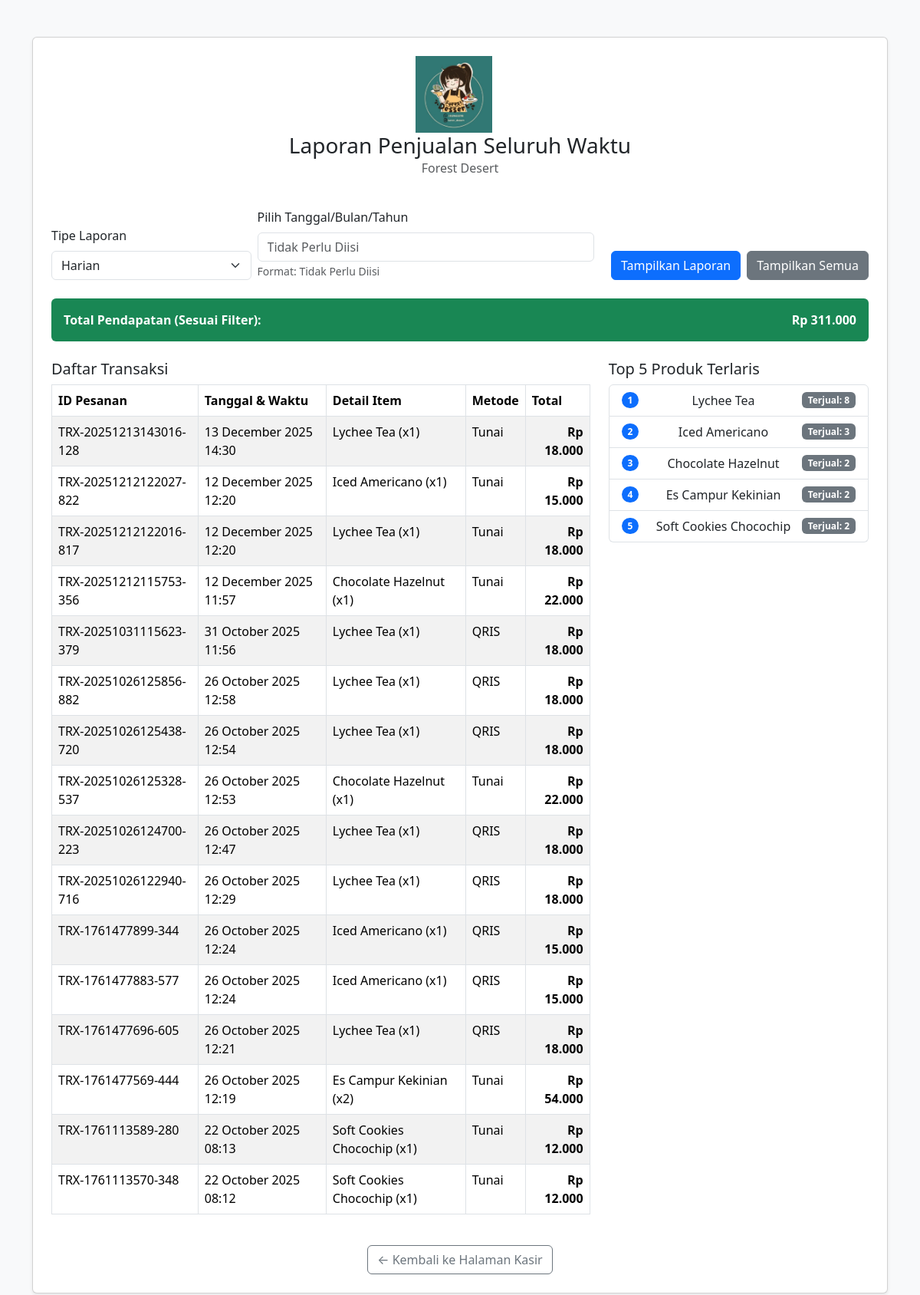
The page /laporan.php?filter_type=Semua (signed in) on the database its author committed.
### tables this page shows
CREATE TABLE `transaksi` (
  `id` int(11) NOT NULL,
  `order_id` varchar(50) NOT NULL,
  `tanggal` datetime NOT NULL,
  `total` decimal(10,2) NOT NULL,
  `metode_pembayaran` varchar(20) DEFAULT NULL,
  `jumlah_bayar` decimal(12,2) DEFAULT NULL,
  `kembalian` decimal(12,2) DEFAULT NULL
);

CREATE TABLE `transaksi_items` (
  `id` int(11) NOT NULL,
  `transaksi_id` int(11) NOT NULL,
  `item_id_menu` varchar(20) NOT NULL,
  `item_name` varchar(100) NOT NULL,
  `item_price` decimal(10,2) NOT NULL,
  `qty` int(11) NOT NULL
);

### laporan.php (the view, shortened to what this page needs)
<?php
include 'koneksi.php';
$filter_type = $_GET['filter_type'] ?? 'Harian';
$filter_date_raw = $_GET['tanggal'] ?? date('Y-m-d');
$report_title = "Laporan Penjualan";
$total_pendapatan = 0;
$transactions = [];
$best_sellers = [];
$date_format_sql = '';
$filter_clause = '';
$date_placeholder = 'YYYY-MM-DD';
$current_time = time();
$input_type = 'text';
$input_value_display = $filter_date_raw;
if ($filter_type === 'Harian') {
    $report_title .= " Harian (" . date('d F Y', strtotime($filter_date_raw)) . ")";
    $filter_clause = "WHERE DATE(tanggal) = :tanggal_filter";
    $date_format_sql = '%d %M %Y %H:%i';
    $date_placeholder = 'YYYY-MM-DD';
    $input_type = 'date';
    if (!isset($_GET['tanggal']) || $filter_date_raw === "") {
        $input_value_display = date('Y-m-d', $current_time);
        $filter_date_clean = date('Y-m-d', $current_time);
    }
} elseif ($filter_type === 'Semua') {
    $report_title = "Laporan Penjualan Seluruh Waktu";
    $filter_clause = "";
    $date_format_sql = '%d %M %Y %H:%i';
    $date_placeholder = 'Tidak Perlu Diisi';
    $input_value_display = '';
}
try {
    $sql_transaksi = "
        SELECT
            id, order_id, tanggal, total, metode_pembayaran, jumlah_bayar, kembalian,
            DATE_FORMAT(tanggal, :date_format_sql) AS formatted_tanggal
        FROM transaksi
        {$filter_clause}
        ORDER BY tanggal DESC
    ";
    $stmt_transaksi = $pdo->prepare($sql_transaksi);
    $stmt_transaksi->bindValue(':date_format_sql', $date_format_sql);
    $stmt_transaksi->execute();
    $transactions = $stmt_transaksi->fetchAll(PDO::FETCH_ASSOC);
    $transaction_ids = [];
    foreach ($transactions as $t) {
        $transaction_ids[] = $t['id'];
        $total_pendapatan += $t['total'];
    }
    if (!empty($transaction_ids)) {
        $ids_str = implode(',', array_map('intval', $transaction_ids));
        $sql_items = "SELECT transaksi_id, item_name, qty FROM transaksi_items WHERE transaksi_id IN ({$ids_str})";
        $stmt_items = $pdo->query($sql_items);
        $items_data = $stmt_items->fetchAll(PDO::FETCH_ASSOC);
        $items_by_transaksi = [];
        foreach ($items_data as $item) {
            $items_by_transaksi[$item['transaksi_id']][] = $item;
        }
        foreach ($transactions as &$t) {
            $t['detail_items'] = $items_by_transaksi[$t['id']] ?? [];
            $item_details_str = '';
            foreach ($t['detail_items'] as $item) {
                $item_details_str .= htmlspecialchars($item['item_name']) . ' (x' . $item['qty'] . ')<br>';
            }
        }
        $sql_best_seller = "
            SELECT
                item_name, SUM(qty) AS total_qty_sold
            FROM transaksi_items
            WHERE transaksi_id IN ({$ids_str})
            GROUP BY item_name
            ORDER BY total_qty_sold DESC
            LIMIT 5
        ";
        $stmt_best_seller = $pdo->query($sql_best_seller);
        $best_sellers = $stmt_best_seller->fetchAll(PDO::FETCH_ASSOC);
    }
} catch (PDOException $e) {
    $error_message = "Gagal mengambil data dari database: " . $e->getMessage();
    $transactions = [];
}
function formatRupiahPHP($angka) {
    return number_format($angka, 0, ',', '.');
}
?>
<!DOCTYPE html>
<html lang="id">
<head>
    <link href="https://cdn.jsdelivr.net/npm/bootstrap@5.3.2/dist/css/bootstrap.min.css" rel="stylesheet">
    <link rel="stylesheet" href="https://cdn.jsdelivr.net/npm/bootstrap-icons@1.11.1/font/bootstrap-icons.css">
    </head>
<body class="bg-light">
    <div class="container py-5">
        <div class="card p-4 shadow-sm">
            <div class="text-center mb-4">
                <img src="assets/images/log_forest_dessert.jpg"logo" class="logo me-3" style="width: 100px; height: 100px;">
                <h3 class="mb-0"><?= $report_title ?></h3>
                <p class="text-muted">Forest Desert</p>
            </div>
            <form action="laporan.php" method="GET" class="mb-4">
                <div class="row g-2 align-items-end">
                    <div class="col-md-3">
                        <label for="filter_type" class="form-label">Tipe Laporan</label>
                        <select name="filter_type" id="filter_type" class="form-select">
                            <option value="Harian" <?= $filter_type == 'Harian' ? 'selected' : '' ?>>Harian</option>
                        </select>
                    </div>
                    <div class="col-md-5">
                        <label for="tanggal_input" class="form-label">Pilih Tanggal/Bulan/Tahun</label>
                        <input type="<?= $input_type ?>" name="tanggal" id="tanggal_input" class="form-control"
                            value="<?= htmlspecialchars($input_value_display) ?>"
                            placeholder="<?= $date_placeholder ?>"
                            <?= ($filter_type === 'Tahunan') ? 'maxlength="4"' : '' ?>>
                        <small class="form-text text-muted" id="format_info">
                            Format: <?= $date_placeholder ?>
                        </small>
                    </div>
                    <div class="col-md-4 d-flex justify-content-end align-self-end">
                        <button type="submit" class="btn btn-primary me-2">Tampilkan Laporan</button>
                        <a href="laporan.php?filter_type=Semua" class="btn btn-secondary">Tampilkan Semua</a>
                    </div>
                </div>
            </form>
            <div class="bg-success text-white p-3 rounded mb-4 d-flex justify-content-between">
                <strong>Total Pendapatan (Sesuai Filter):</strong>
                <strong>Rp <?= formatRupiahPHP($total_pendapatan) ?></strong>
            </div>
            <div class="row g-4">
                <div class="col-lg-8">
                    <h5>Daftar Transaksi</h5>
                    <div class="table-responsive">
                        <table class="table table-bordered table-striped table-hover">
                            <thead>
                                <tr>
                                    <th>ID Pesanan</th>
                                    <th>Tanggal & Waktu</th>
                                    <th>Detail Item</th>
                                    <th>Metode</th>
                                    <th>Total</th>
                                </tr>
                            </thead>
                            <tbody>
                                <?php if (!empty($transactions)): ?>
                                    <?php foreach ($transactions as $trans): ?>
                                    <tr>
                                        <td><?= htmlspecialchars($trans['order_id']) ?></td>
                                        <td><?= htmlspecialchars($trans['formatted_tanggal']) ?></td>
                                        <td><?= $trans['detail_items_display'] ?></td>
                                        <td><?= htmlspecialchars($trans['metode_pembayaran']) ?></td>
                                        <td class="text-end fw-bold">Rp <?= formatRupiahPHP($trans['total']) ?></td>
                                    </tr>
                                    <?php endforeach; ?>
                                <?php else: ?>
                                    <tr>
                                        <td colspan="5" class="text-center text-muted">Tidak ada data transaksi untuk filter ini.</td>
                                    </tr>
                                <?php endif; ?>
                            </tbody>
                        </table>
                    </div>
                </div>
                <div class="col-lg-4">
                    <h5>Top 5 Produk Terlaris</h5>
                    <ul class="list-group">
                        <?php if (!empty($best_sellers)): ?>
                            <?php $rank = 1; ?>
                            <?php foreach ($best_sellers as $item): ?>
                                <li class="list-group-item d-flex justify-content-between align-items-center">
                                    <span class="badge bg-primary rounded-pill me-2"><?= $rank++ ?></span>
                                    <?= htmlspecialchars($item['item_name']) ?>
                                    <span class="badge bg-secondary">Terjual: <?= $item['total_qty_sold'] ?></span>
                                </li>
                            <?php endforeach; ?>
                        <?php else: ?>
                            <li class="list-group-item text-muted text-center">Tidak ada data penjualan item.</li>
                        <?php endif; ?>
                    </ul>
                </div>
            </div> <div class="text-center mt-4">
                <a href="index.php" class="btn btn-outline-secondary">
                    &larr; Kembali ke Halaman Kasir
                </a>
            </div>
        </div> </div> <script src="https://cdn.jsdelivr.net/npm/bootstrap@5.3.2/dist/js/bootstrap.bundle.min.js"></script>
</body>
</html>

### rows shown on the page
transaksi: order "TRX-20251213143016-128", formatted_tanggal "13 December 2025 14:30", metode_pembayaran "Tunai", total "18.000"
transaksi_items: item_name "Lychee Tea", qty "1"
transaksi: order "TRX-20251212122027-822", formatted_tanggal "12 December 2025 12:20", metode_pembayaran "Tunai", total "15.000"
transaksi_items: item_name "Iced Americano", qty "1"
transaksi: order "TRX-20251212122016-817", formatted_tanggal "12 December 2025 12:20", metode_pembayaran "Tunai", total "18.000"
transaksi_items: item_name "Lychee Tea", qty "1"
transaksi: order "TRX-20251212115753-356", formatted_tanggal "12 December 2025 11:57", metode_pembayaran "Tunai", total "22.000"
transaksi_items: item_name "Chocolate Hazelnut", qty "1"
transaksi: order "TRX-20251031115623-379", formatted_tanggal "31 October 2025 11:56", metode_pembayaran "QRIS", total "18.000"
transaksi_items: item_name "Lychee Tea", qty "1"
transaksi: order "TRX-20251026125856-882", formatted_tanggal "26 October 2025 12:58", metode_pembayaran "QRIS", total "18.000"
transaksi_items: item_name "Lychee Tea", qty "1"
transaksi: order "TRX-20251026125438-720", formatted_tanggal "26 October 2025 12:54", metode_pembayaran "QRIS", total "18.000"
transaksi_items: item_name "Lychee Tea", qty "1"
transaksi: order "TRX-20251026125328-537", formatted_tanggal "26 October 2025 12:53", metode_pembayaran "Tunai", total "22.000"
transaksi_items: item_name "Chocolate Hazelnut", qty "1"
transaksi: order "TRX-20251026124700-223", formatted_tanggal "26 October 2025 12:47", metode_pembayaran "QRIS", total "18.000"
transaksi_items: item_name "Lychee Tea", qty "1"
transaksi: order "TRX-20251026122940-716", formatted_tanggal "26 October 2025 12:29", metode_pembayaran "QRIS", total "18.000"
transaksi_items: item_name "Lychee Tea", qty "1"
transaksi: order "TRX-1761477899-344", formatted_tanggal "26 October 2025 12:24", metode_pembayaran "QRIS", total "15.000"
transaksi_items: item_name "Iced Americano", qty "1"
transaksi: order "TRX-1761477883-577", formatted_tanggal "26 October 2025 12:24", metode_pembayaran "QRIS", total "15.000"
transaksi_items: item_name "Iced Americano", qty "1"
transaksi: order "TRX-1761477696-605", formatted_tanggal "26 October 2025 12:21", metode_pembayaran "QRIS", total "18.000"
transaksi_items: item_name "Lychee Tea", qty "1"
transaksi: order "TRX-1761477569-444", formatted_tanggal "26 October 2025 12:19", metode_pembayaran "Tunai", total "54.000"
transaksi_items: item_name "Es Campur Kekinian", qty "2"
transaksi: order "TRX-1761113589-280", formatted_tanggal "22 October 2025 08:13", metode_pembayaran "Tunai", total "12.000"
transaksi_items: item_name "Soft Cookies Chocochip", qty "1"
transaksi: order "TRX-1761113570-348", formatted_tanggal "22 October 2025 08:12", metode_pembayaran "Tunai", total "12.000"
transaksi_items: item_name "Soft Cookies Chocochip", qty "1"

### other values the page prints
$report_title "Laporan Penjualan Seluruh Waktu"
$date_placeholder "Tidak Perlu Diisi"
formatRupiahPHP($total_pendapatan) "311.000"
$item['item_name'] "Lychee Tea"
$item['total_qty_sold'] "8"
$item['item_name'] "Iced Americano"
$item['total_qty_sold'] "3"
$item['item_name'] "Chocolate Hazelnut"
$item['total_qty_sold'] "2"
$item['item_name'] "Es Campur Kekinian"
$item['item_name'] "Soft Cookies Chocochip"
